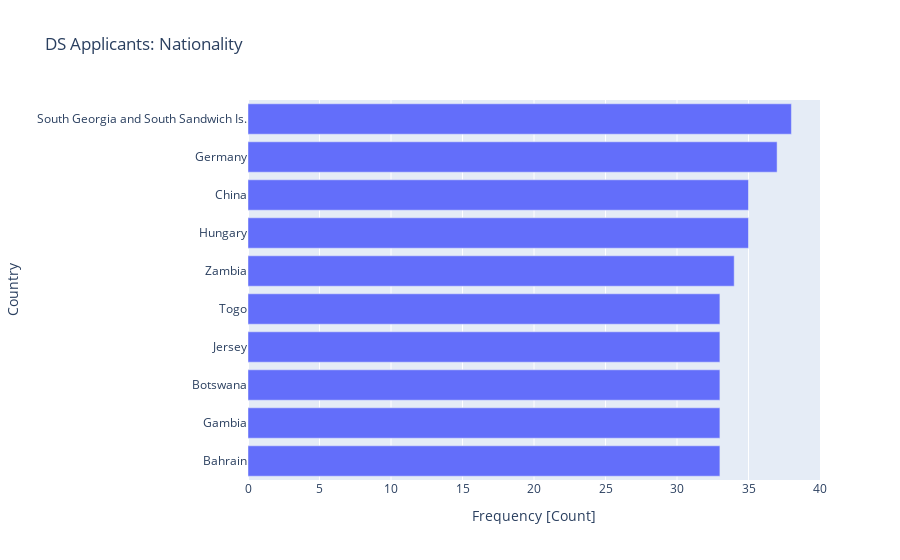

Notebook code cell kept with this figure:
### Code cell
fig = px.bar(
    data_frame = df_nationality.tail(10),
    x = "count",
    y= "country_name",
    orientation = "h",
    title = "DS Applicants: Nationality"
)
fig.update_layout(xaxis_title = "Frequency [Count]", yaxis_title = "Country")
fig.show()

### Figure 1 — Plotly figure (JSON) as saved in the notebook; plotly's stock layout.template omitted (floating-point values rounded to 4 significant figures)
{"data": [{"hovertemplate": "count=%{x}<br>country_name=%{y}<extra></extra>", "legendgroup": "", "marker": {"color": "#636efa", "pattern": {"shape": ""}}, "name": "", "orientation": "h", "showlegend": false, "textposition": "auto", "type": "bar", "x": [33, 33, 33, 33, 33, 34, 35, 35, 37, 38], "xaxis": "x", "y": ["Bahrain", "Gambia", "Botswana", "Jersey", "Togo", "Zambia", "Hungary", "China", "Germany", "South Georgia and South Sandwich Is."], "yaxis": "y"}], "layout": {"barmode": "relative", "legend": {"tracegroupgap": 0}, "title": {"text": "DS Applicants: Nationality"}, "xaxis": {"anchor": "y", "domain": [0, 1], "title": {"text": "Frequency [Count]"}}, "yaxis": {"anchor": "x", "domain": [0, 1], "title": {"text": "Country"}}}}
